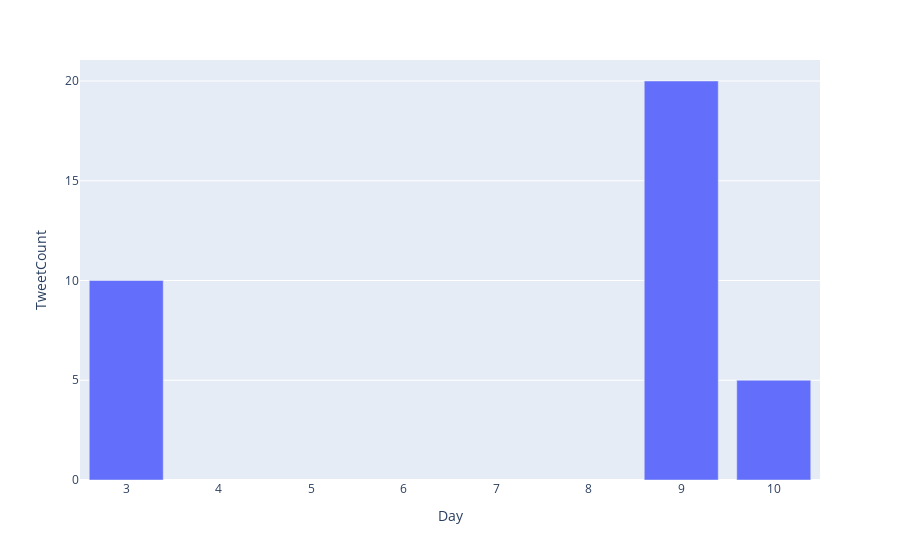

Here is the notebook cell this chart was saved with:
### Code cell
tempdf = ps.DataFrame(dfDay)

tempdf.plot(kind='bar', x='Day', y='TweetCount')

### Figure 1 — Plotly figure (JSON) as saved in the notebook; plotly's stock layout.template omitted (floating-point values rounded to 4 significant figures)
{"data": [{"alignmentgroup": "True", "hovertemplate": "Day=%{x}<br>TweetCount=%{y}<extra></extra>", "legendgroup": "", "marker": {"color": "#636efa", "pattern": {"shape": ""}}, "name": "", "offsetgroup": "", "orientation": "v", "showlegend": false, "textposition": "auto", "type": "bar", "x": [9, 10, 3], "xaxis": "x", "y": [20, 5, 10], "yaxis": "y"}], "layout": {"barmode": "relative", "legend": {"tracegroupgap": 0}, "margin": {"t": 60}, "xaxis": {"anchor": "y", "domain": [0, 1], "title": {"text": "Day"}}, "yaxis": {"anchor": "x", "domain": [0, 1], "title": {"text": "TweetCount"}}}}
